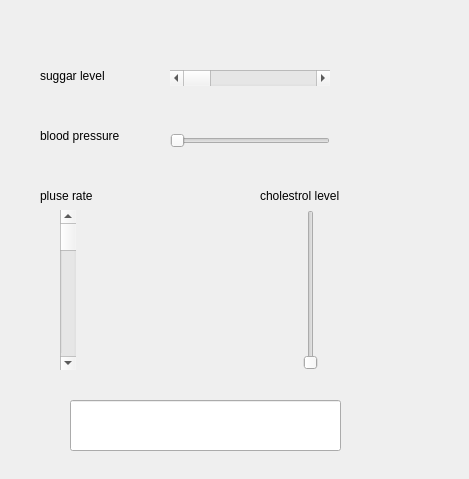
<?xml version="1.0" encoding="UTF-8"?>
<ui version="4.0">
 <class>Dialog</class>
 <widget class="QDialog" name="Dialog">
  <property name="geometry">
   <rect>
    <x>0</x>
    <y>0</y>
    <width>469</width>
    <height>479</height>
   </rect>
  </property>
  <property name="windowTitle">
   <string>Dialog</string>
  </property>
  <widget class="QLabel" name="label">
   <property name="geometry">
    <rect>
     <x>40</x>
     <y>60</y>
     <width>81</width>
     <height>31</height>
    </rect>
   </property>
   <property name="text">
    <string>suggar level</string>
   </property>
  </widget>
  <widget class="QLabel" name="label_2">
   <property name="geometry">
    <rect>
     <x>40</x>
     <y>120</y>
     <width>101</width>
     <height>31</height>
    </rect>
   </property>
   <property name="text">
    <string>blood pressure</string>
   </property>
  </widget>
  <widget class="QLabel" name="label_3">
   <property name="geometry">
    <rect>
     <x>40</x>
     <y>180</y>
     <width>101</width>
     <height>31</height>
    </rect>
   </property>
   <property name="text">
    <string>pluse rate</string>
   </property>
  </widget>
  <widget class="QLabel" name="label_4">
   <property name="geometry">
    <rect>
     <x>260</x>
     <y>180</y>
     <width>101</width>
     <height>31</height>
    </rect>
   </property>
   <property name="text">
    <string>cholestrol level</string>
   </property>
  </widget>
  <widget class="QSlider" name="horizontalSliderBloodPressure">
   <property name="geometry">
    <rect>
     <x>170</x>
     <y>130</y>
     <width>160</width>
     <height>22</height>
    </rect>
   </property>
   <property name="orientation">
    <enum>Qt::Horizontal</enum>
   </property>
  </widget>
  <widget class="QScrollBar" name="horizontalScrollBarSugarLevel">
   <property name="geometry">
    <rect>
     <x>170</x>
     <y>70</y>
     <width>160</width>
     <height>16</height>
    </rect>
   </property>
   <property name="orientation">
    <enum>Qt::Horizontal</enum>
   </property>
  </widget>
  <widget class="QScrollBar" name="verticalScrollBarPulseRate">
   <property name="geometry">
    <rect>
     <x>60</x>
     <y>210</y>
     <width>16</width>
     <height>160</height>
    </rect>
   </property>
   <property name="orientation">
    <enum>Qt::Vertical</enum>
   </property>
  </widget>
  <widget class="QSlider" name="verticalSliderCholestrolLevel">
   <property name="geometry">
    <rect>
     <x>300</x>
     <y>210</y>
     <width>22</width>
     <height>160</height>
    </rect>
   </property>
   <property name="orientation">
    <enum>Qt::Vertical</enum>
   </property>
  </widget>
  <widget class="QLineEdit" name="lineEditResult">
   <property name="geometry">
    <rect>
     <x>70</x>
     <y>400</y>
     <width>271</width>
     <height>51</height>
    </rect>
   </property>
  </widget>
 </widget>
 <resources/>
 <connections/>
</ui>
